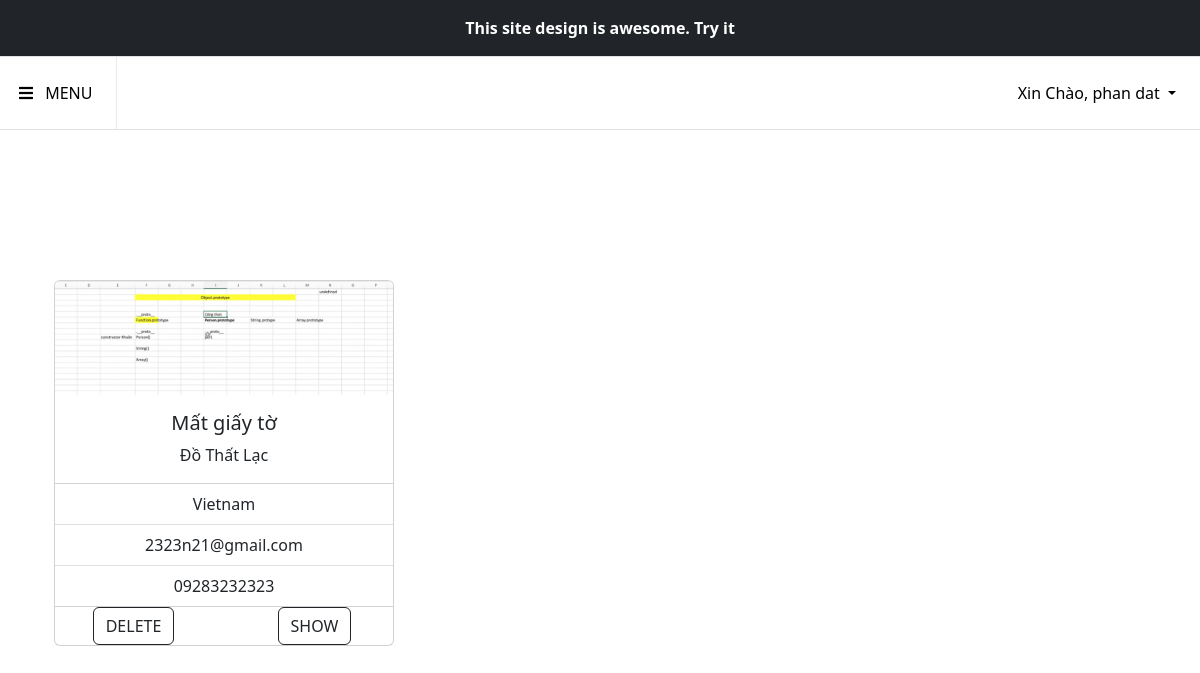
Page /mypost/ (signed in) on the earlier database version.
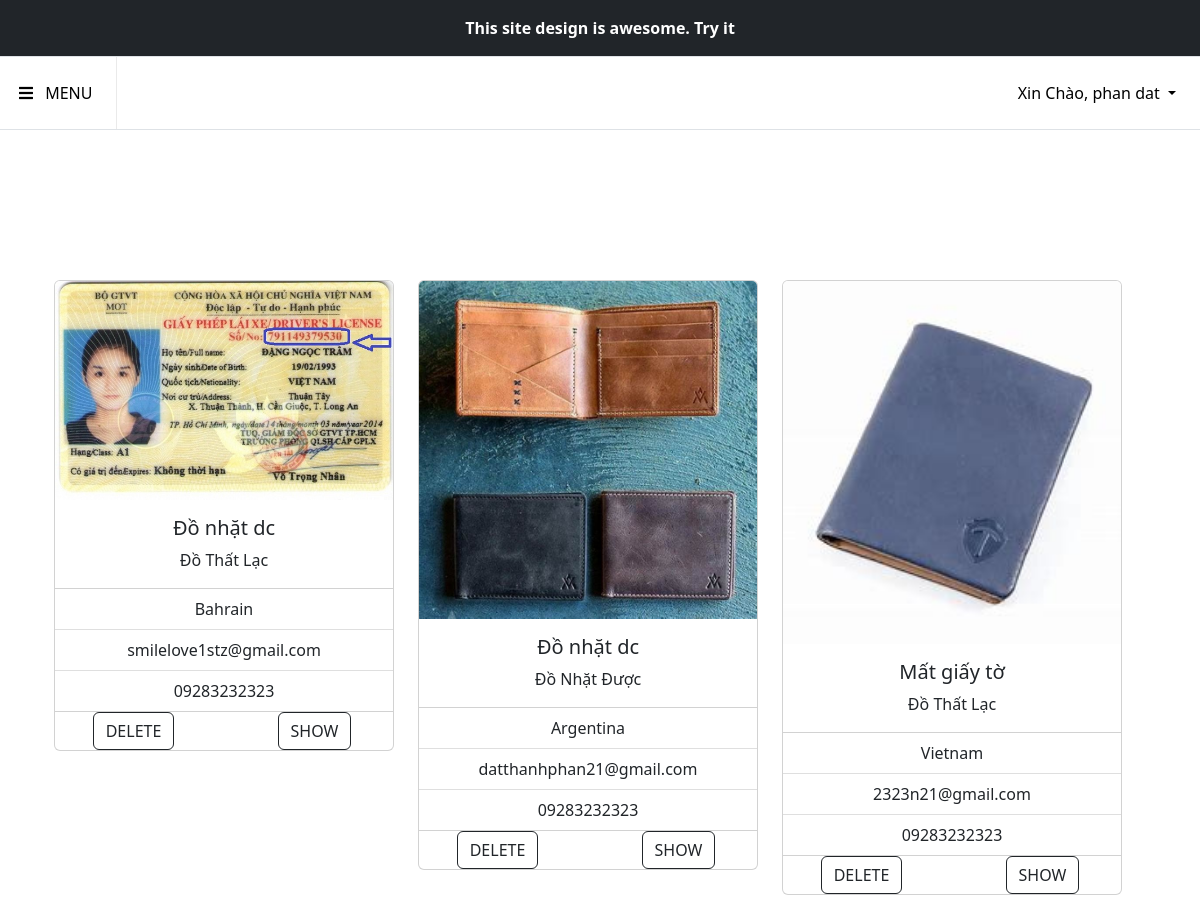
Same page on the later database version.
### home/models.py (models this page shows, shortened)
class mypost(models.Model):
    user = models.TextField(null=True)
    title = models.TextField(max_length=1000)
    type = models.TextField()
    object = models.TextField()
    descrip = models.TextField(max_length=10000000)
    address = models.TextField()     #country
    city = models.TextField(null=True)
    district = models.TextField(null=True)
    name = models.TextField(max_length=1000)
    pnum = models.IntegerField(null=True, blank=True)
    email = models.TextField(max_length=1000)
    images = models.ImageField(null=True ,blank=True , upload_to='images/')

### home/views.py (the view)
# urls.py: path('mypost/' , home.get_my_post, name="mypost"),
def get_my_post(request):
    if request.method == "GET":
        onedata = mypost.objects.filter().order_by('-pk')
        page = request.GET.get('page', 1)
        context = {
            'post':onedata
        }
        paging = Paginator(onedata, per_page=6)
        try:
            post = paging.page(page)
        except PageNotAnInteger:
            post = paging.page(1)
        except EmptyPage:
            post = paging.page(paging.num_pages)
    return render(request, 'mypost.html', {'post':post})

### home/Templates/mypost.html (shortened to what this page needs)
{% load static %}
<!DOCTYPE html>
<html>
    <head>
         <link rel="stylesheet" type"text/css" href="{% static 'css/mypost/mypost.css' %}">
         <link rel="stylesheet" href="https://cdn.jsdelivr.net/npm/bootstrap-icons@1.9.1/font/bootstrap-icons.css">
         <link href="https://cdn.jsdelivr.net/npm/bootstrap@5.2.1/dist/css/bootstrap.min.css" rel="stylesheet">
    </head>
    <body>
      {% include 'header.html' %}
        {% block content %}
        <div class="body text-center container">
            <div class="row container">
              {% for x in post %}
                {% if x.user == user.username %}
                <div class="col-sm-4">
                  <div class="card mb-3"  >
                    <img src={{x.images.url}} class="card-img-top" alt="Image Not Found">
                    <div class="card-body">
                      <h5 class="card-title">{{x.title}}</h5>
                      <p class="card-text"> {{x.type}}</p>
                    </div>
                    <ul class="list-group list-group-flush">
                      <li class="list-group-item">{{x.address}}</li>
                      <li class="list-group-item">{{x.email}}</li>
                      <li class="list-group-item">0{{x.pnum}}</li>
                    </ul>
                    <div class="row">
                    <a class="col" style="text-decoration:none; color:black" href="{% url "delete_post" x.id %}">     <button type="button" class="btn btn-outline-dark">DELETE</button> </a>
                    <a class="col" style="text-decoration:none; color:black" href="{% url "show_post" x.id %}"> <button type="button" class="btn btn-outline-dark">SHOW</button> </a>
                  </div>
                  </div>
                </div>
                  {% endif %}
                {% endfor %}
              </div>
              {%endblock%}
    </body>
</html>

### home/Templates/header.html (shortened to what this page needs)
{% load static %}
<link rel="stylesheet" type"text/css" href="{% static 'css/header/header.css' %}">
<link href="https://cdn.jsdelivr.net/npm/bootstrap@5.2.1/dist/css/bootstrap.min.css" rel="stylesheet">
<header>
      <div class="flex4 p-3 bg-dark text-white">
        <div class="flexMain">
          <div class="flex2 text-center">
            <div><strong>This site design is awesome. Try it</strong></div>
          </div>
        </div>
      </div>
      <div id="menuHolder">
        <div role="navigation" class="sticky-top border-bottom border-top" id="mainNavigation">
          <div class="flexMain">
            <div class="flex2">
              <button class="whiteLink siteLink" style="border-right:1px solid #eaeaea" onclick="menuToggle()"><i class="fas fa-bars me-2"></i> MENU</button>
            </div>
            <div class="flex2 text-end d-none d-md-block">
              {% if user.is_authenticated %}
              <button class="whiteLink siteLink ">
                  <a class="nav-link dropdown-toggle" href="#" role="button" data-bs-toggle="dropdown" aria-expanded="false">
                  Xin Chào,  {{ user.first_name }}  {{ user.last_name }}
                </a>
                  </button>   </a>
              {% else %}
              <a href="{% url "register" %}"> <button class="whiteLink siteLink">REGISTER</button> </a>
              <a href="{% url "login" %}"> <button class="blackLink siteLink">Login</button> </a>
              {% endif %}
            </div>
          </div>
        </div>
      </div>
</header>
<link rel="stylesheet" type="text/css" href="https://use.fontawesome.com/releases/v5.7.2/css/all.css">

### home/static/css/mypost/mypost.css (style rules this page uses)
.body { padding-top: 150px; }

### home/static/css/header/header.css (style rules this page uses)
.flexMain { display:flex; align-items: center }
.flex2 { flex:2 }
button.siteLink { margin-left:-5px; border:none; padding:24px; display:inline-block; min-width:115px; }
.whiteLink { background : #fff; }
#mainNavigation { transition : transform 200ms linear; background : #fff; }

Differences in the rows shown:
added mypost: images (picture), title "Đồ nhặt dc", type "Đồ Thất Lạc", address "Bahrain", email "smilelove1stz@gmail.com", pnum "9283232323"
added mypost: images (picture), title "Đồ nhặt dc", type "Đồ Nhặt Được", address "Argentina", email "datthanhphan21@gmail.com", pnum "9283232323"
changed mypost "Mất giấy tờ": images: a different picture
